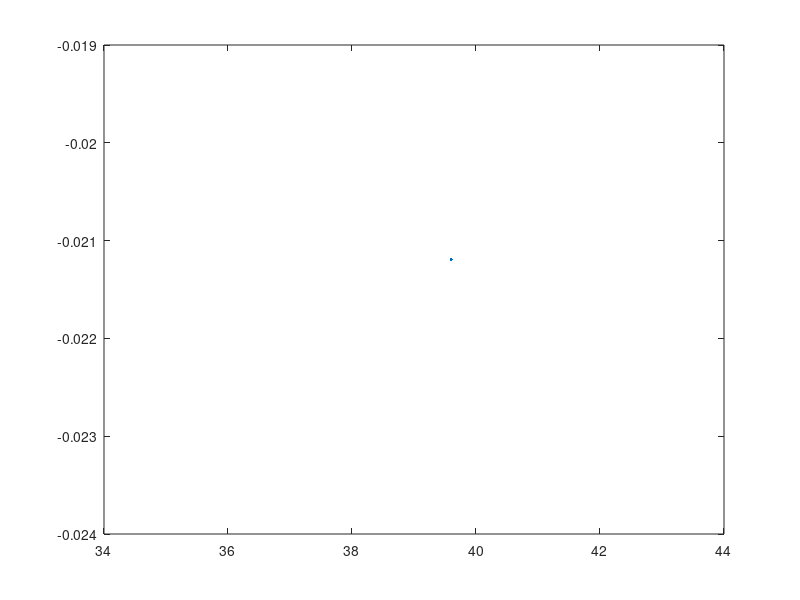

Recreate this plot in MATLAB.
clear
clc
close all
% longitudinal static stability

mac = 7.4; % aircraft mean aero chord
xcg = 39.62; % aircraft cg
claw = 6.291; % wing lift curve slope
hlaw = 4.39; % tailplane lift curve slope
xacw = 39.6; % aero centre of wing
kf = 1.4; % some bullshit constant
lf = 77.82; % fuselage length
wf = 6.34; % fuselage width
sw = 482; % wing area
etah = 0.9; % tailplane efficiency
clah = 4.39; % tailplane lift curve slope
AR = 8.77; % wing aspect ratio
lam = 0.25; % wing taper ratio
w_twist= 3; %in degrees
b = 65; % wingspan
hh = 1.55; % vertical position of hstab
xach = 72.1; % aero centre of hstab
lh = xach-xacw; % distance between wing c/4 and hstab c/4
sweep = 26.6; % quarter chord sweep
sh = 54; % hstab area

Cmoairf= -0.131; %X-FOIL incompressible airfoil zero lift pitching moment
compressibility_factor_cruise= 1.350; %compressibility factor at cruise conditon
iw=0;
compressibility_factor_landing= 1.024;
compressibility_factor_takeoff= 1.017;
density_cruise= 0.38;
cruise_velocity= 254 ; 
S_w = 440; 
Cd= 0.0161; %cd at cruise conditions of aircraft
alpha_0_w= -4.8; %X-foil
% alpha_0_h= ; 

%%%%%%%%%%%%%%%%%%%%%%%%%%cruise
deda_cruise = (4.44 * ((1 ./ AR - 1 / (1 + AR ^ 1.7))...
    * ((10 - 3 * lam) / 7) * (1 - hh / b) ./...
    (2 * lh / b) .^ (1 / 3) * ...
    (cosd(sweep) .^ 0.5)) .^ 1.19) .* compressibility_factor_cruise; %downwash derivative

cmaf = kf * lf * wf ^ 2 / (mac * sw); % fuselage pitching moment

xnp = mac .* ((claw .* xacw ./ mac - cmaf + etah .* clah .* ...
    (1 - deda_cruise) .* sh ./ sw .* xach ./ mac) ...
    ./ (claw + etah .* clah .* (1 - deda_cruise) .* sh ./ sw)); % neutral pt

kn = (xnp - xcg) ./ mac % we want this to be ~ 7% (power off)

figure 
plot(xacw, kn)

kn_on = kn-0.02 ; %power on

%this must be negative to ensure longitudinal pitch stabilty
dcmcg_dalpha = (-claw.*(xacw - xcg)/mac + cmaf - etah*clah *(1- deda_cruise)*(sh/sw)*(xach/mac))/(claw + etah*clah*(1-deda_cruise)*(sh/sw));

% % trim analysis (clean (a/c))
% 
% CMow= (Cmoairf * (AR * cosd(sweep)^2 / (AR + 2* cosd(sweep))) -0.01* w_twist)*compressibility_factor_cruise ; %steady level flight
% q=  density_cruise* cruise_velocity^2 * 0.5;
% Thrust =q * S_w * Cd;
% 
% alpha= [-5: 1: 20];
% ih= [-3: 1: 15];
% 
% Clw= claw * (alpha + iw - alpha_0_w);
% C_L_h = hlaw *((alpha + iw - alpha_0_w)*(1- deda_cruise) + (ih-iw ) - alpha_0_h - alpha_0_w) + maybeelavator; 
% 
% Cmcg = -Clw * (xacw - xcg)/(mac) + CMow + 0 - etah*C_L_h* (sh/S_w) * ((xach -xcg)/mac ) + zt *Thrust/ (q*S_w*mac);

% %%%%%%%%%%%%%%%%%%%%%%%%%%takeoff
% deda_takeoff = (4.44 * ((1 / AR - 1 / (1 + AR ^ 1.7))...
%     * ((10 - 3 * lam) / 7) * (1 - hh / b) /...
%     (2 * lh / b) ^ (1 / 3) * ...
%     (cosd(sweep) ^ 0.5)) ^ 1.19) * compressibility_factor_takeoff; %downwash derivative
% 
% cmaf = kf * lf * wf ^ 2 / (mac * sw); % fuselage pitching moment
% 
% xnp = mac * ((claw * xacw / mac - cmaf + etah * clah * ...
%     (1 - deda_takeoff) * sh / sw * xach / mac) ...
%     / (claw + etah * clah * (1 - deda_takeoff) * sh / sw)); % neutral pt
% 
% kn = (xnp - xcg) / mac; % we want this to be ~7% (power off)
% 
% kn_on = kn-0.02 ; %power on
% 
% %this must be negative to ensure longitudinal pitch stabilty
% dcmcg_dalpha = (-claw*(xacw - xcg)/mac + cmaf - etah*clah *(1- deda_cruise)*(sh/sw)*(xach/mac))/(claw + etah*clah*(1-deda_cruise)*(sh/sw));
% 
% % trim analysis (clean (a/c))
% 
% CMow= (Cmoairf * (AR * cosd(sweep)^2 / (AR + 2* cosd(sweep))) -0.01* w_twist)*compressibility_factor ; %steady level flight
% q=  density_cruise* cruise_velocity^2 * 0.5;
% Thrust =q * S_w * Cd;
% 
% alpha= [-5: 1: 20];
% ih= [-3: 1: 15];
% 
% Clw= Clalphaw * (alpha + iw - alpha_0_w);
% C_L_h = C_L_alpha_h *((alpha + iw - alpha_0_w)*(1- deda_cruise) + (ih-iw ) - alpha_0_h - alpha_0_w) + maybeelavator; 
% 
% Cmcg = -Clw * (xacw - xcg)/(mac) + CMow + 0 - etah*C_L_h* (sh/S_w) * ((xach -xcg)/mac ) + zt *Thrust/ (q*S_w*mac);

